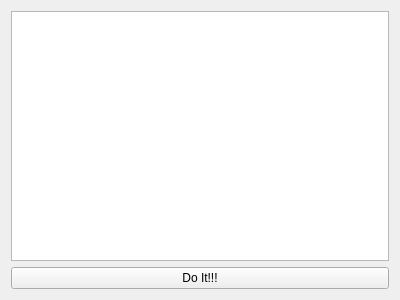
<?xml version="1.0" encoding="UTF-8"?>
<ui version="4.0">
 <class>SSLClient</class>
 <widget class="QMainWindow" name="SSLClient">
  <property name="geometry">
   <rect>
    <x>0</x>
    <y>0</y>
    <width>400</width>
    <height>300</height>
   </rect>
  </property>
  <property name="windowTitle">
   <string>SSLClient</string>
  </property>
  <widget class="QWidget" name="centralWidget">
   <layout class="QVBoxLayout" name="verticalLayout">
    <item>
     <widget class="QPlainTextEdit" name="pteLog"/>
    </item>
    <item>
     <widget class="QPushButton" name="pbConnect">
      <property name="text">
       <string>Do It!!!</string>
      </property>
     </widget>
    </item>
   </layout>
  </widget>
 </widget>
 <layoutdefault spacing="6" margin="11"/>
 <resources/>
 <connections/>
</ui>
